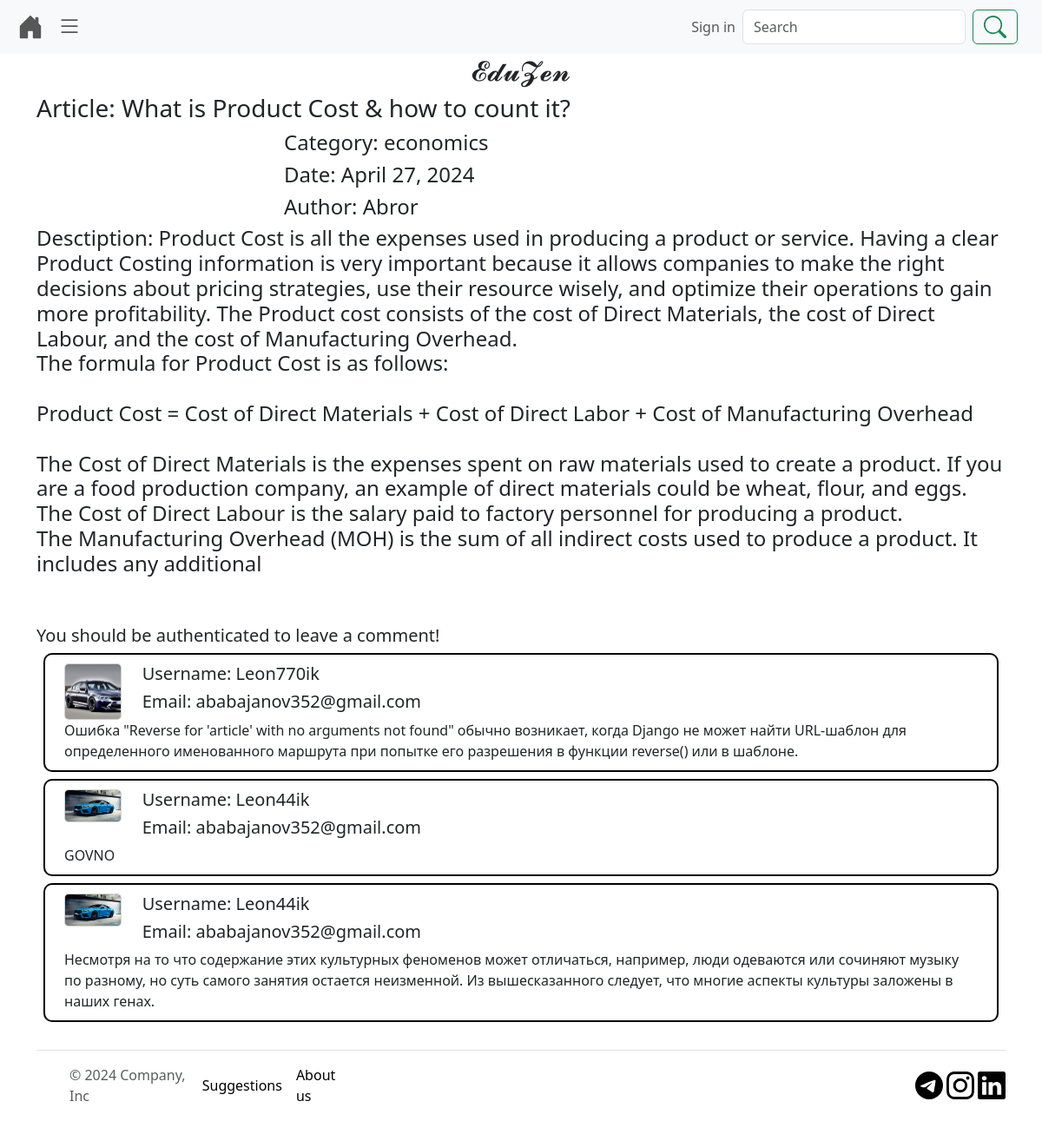
The app's page /article/9 with its own data.
### article/models.py (models this page shows)
class Article(models.Model):
    title = models.CharField(max_length=255 , verbose_name='Article')
    date = models.DateField()
    author = models.CharField(max_length=50, verbose_name='Auther article')
    image = models.ImageField(upload_to='posters', blank=True, null=True, verbose_name='Poster')
    text = models.TextField(verbose_name='Discription: ')
    category = models.ForeignKey(Caregory, on_delete=models.CASCADE, verbose_name='Category')
    viewed = models.IntegerField(default=0)
    class Meta:
        verbose_name = 'Article'
        verbose_name_plural = 'Articles'
    def increase_count(self):
        self.viewed += 1
    def get_image(self):
        try:
            return self.image.url
        except:
            return 'https://cdn.iconscout.com/icon/premium/png-256-thumb/insert-image-9924441-8059276.png'

class Caregory(models.Model):
    title = models.CharField(max_length=50,verbose_name='Category')
    class Meta:
        verbose_name = 'Category'
        verbose_name_plural = 'Categories'
    def __str__(self):
        return self.title

class Comment(models.Model):
    article = models.ForeignKey(Article, on_delete=models.CASCADE)
    profile = models.ForeignKey(Profile, on_delete=models.CASCADE)
    comment = models.TextField(max_length=500, verbose_name='Comment')

class Profile(models.Model):
    user = models.OneToOneField(User, on_delete=models.CASCADE)
    photo = models.ImageField(upload_to='profiles', blank=True, null=True)
    def get_image(self):
        try:
            return self.photo.url
        except:
            if self.user.first_name[::-1].startswith('a'):
                return 'https://encrypted-tbn0.gstatic.com/images?q=tbn:ANd9GcTZy_LeJavuN0A1gksiMMkhYDcQOJ8Dqqsb1Q&s'
            else:
                return 'https://cdn.pixabay.com/photo/2020/07/01/12/58/icon-5359553_640.png'
    class Meta:
        verbose_name = 'Profile'
        verbose_name_plural = 'Profiles'

### article/views.py (the view)
# urls.py: path('article/<int:pk>', article_view, name='article'),
def article_view(request, pk):
    article = Article.objects.get(pk=pk)
    comments = Comment.objects.filter(article=article)
    article.increase_count()
    article.save()
    context = {
        'article': article,
        'comments': comments
    }
    context.update(base_view(request))
    return render(request, 'article/article.html', context)

### article/form.py
class LoginForm(AuthenticationForm):
    username = forms.CharField(widget=forms.TextInput(attrs={
        'class': 'form-control'
    }))
    password = forms.CharField(widget=forms.PasswordInput(attrs={
        'class': 'form-control'
    }))

class RegistrationForm(UserCreationForm):
    email = forms.EmailField(widget=forms.EmailInput(attrs={
        'class': 'form-control'
    }))
    password1 = forms.CharField(widget=forms.PasswordInput(attrs={
        'class': 'form-control'
    }))
    password2 = forms.CharField(widget=forms.PasswordInput(attrs={
        'class': 'form-control'
    }))
    username = forms.CharField(widget=forms.TextInput(attrs={
        'class': 'form-control'
    }))
    first_name = forms.CharField(widget=forms.TextInput(attrs={
        'class': 'form-control'
    }))
    last_name = forms.CharField(widget=forms.TextInput(attrs={
        'class': 'form-control'
    }))
    class Meta:
        model = User
        fields = ['username', 'first_name', 'last_name', 'email', 'password1', 'password2',]

### article/context_processors.py (called while the page is built)
def global_forms(request):
    return {
        'login_form': LoginForm(),
        'register_form': RegistrationForm(),
        'suggestion_form': SuggestionForm(),
        'comment_form': CommentForm(),
        'edit_profile_form': EditProfileForm()
    }

### article/views.py (called while the page is built)
def base_view(request, **kwargs):
    user = request.user
    if request.user.is_authenticated:
        try:
            profile = Profile.objects.get(user=user)
        except:
            Profile.objects.create(user=user)
            profile = Profile.objects.get(user=user)
    else:
        profile = []
    categories = Caregory.objects.all()
    context = {
        'categories': categories,
        'profile': profile,
    }
    return context

### article/templates/article/article.html
{% extends 'base.html' %}
{% block main %}
<div class="container">
    <div class="row ">
        <div class="col-12">
            <h3>Article: {{ article.title }}</h3>
        </div>
        <div class="col-3"><img style="width:600;object-fit:cover;"
                     src="{{ article.get_image }}" height="200px" alt=""></div>
        <div class="col-9">
    <h4>Category: {{ article.category }}</h4>
    <h4>Date: {{ article.date }}</h4>
    <h4>Author: {{ article.author }}</h4>
            </div>
        <div class="col-12">
            <h4 style="white-space: pre-wrap;">Desctiption: {{ article.text }}</h4>
            <br>
            <br>
        </div>
        <div class="box">
            {% if user.is_authenticated %}
            <form method="post" action="{% url 'save_comment' article.pk %}">
                {% csrf_token %}
                {{ comment_form.as_p }}
                <button class="btn btn-success">Submit</button>
            </form>
            {% else %}
            <h5>You should be authenticated to leave a comment!</h5>
            {% endif %}
            {% for comment in comments %}
            <div class="row  m-2" style="border: 2px solid #000; border-radius: 10px; padding: 10px;">
                <div class="col-1">
            <img class="card card-img " src="{{ comment.profile.get_image }}" alt="">
        </div>
                <div class="col-5" >
                    <h5>Username: {{ comment.profile.user.username }}</h5>
                    <h5>Email: {{ comment.profile.user.email }}</h5>
                </div>
                <div class="col-12">{{ comment.comment }}</div>
            </div>
            {% endfor %}
        </div>
    </div>
</div>
{% endblock main %}

### records on screen
Article: title "What is Product Cost & how to count it?", category "economics", date "April 27, 2024", author "Abror", text "Product Cost is all the expenses used in producing a product or service. Having a clear Product Costing information is very important because it allows companies to make the right decisions about pricing strategies, use their resource wisely, and optimize their operations to gain more profitability. The Product cost consists of the cost of Direct Materials, the cost of Direct Labour, and the cost of Manufacturing Overhead. The formula for Product Cost is as follows: Product Cost = Cost of Direct Materials + Cost of Direct Labor + Cost of Manufacturing Overhead The Cost of Direct Materials is the expenses spent on raw materials used to create a product. If you are a food production company,…"
Comment: profile.get_image (picture), profile.user.username "Leon770ik", profile.user.email "ababajanov352@gmail.com", comment "Ошибка \"Reverse for 'article' with no arguments not found\" обычно возникает, когда Django не может найти URL-шаблон для определенного именованного маршрута при попытке его разрешения в функции reverse() или в шаблоне."
Comment: profile.get_image (picture), profile.user.username "Leon44ik", profile.user.email "ababajanov352@gmail.com", comment "GOVNO"
Comment: profile.get_image (picture), profile.user.username "Leon44ik", profile.user.email "ababajanov352@gmail.com", comment "Несмотря на то что содержание этих культурных феноменов может отличаться, например, люди одеваются или сочиняют музыку по разному, но суть самого занятия остается неизменной. Из вышесказанного следует, что многие аспекты культуры заложены в наших генах."
